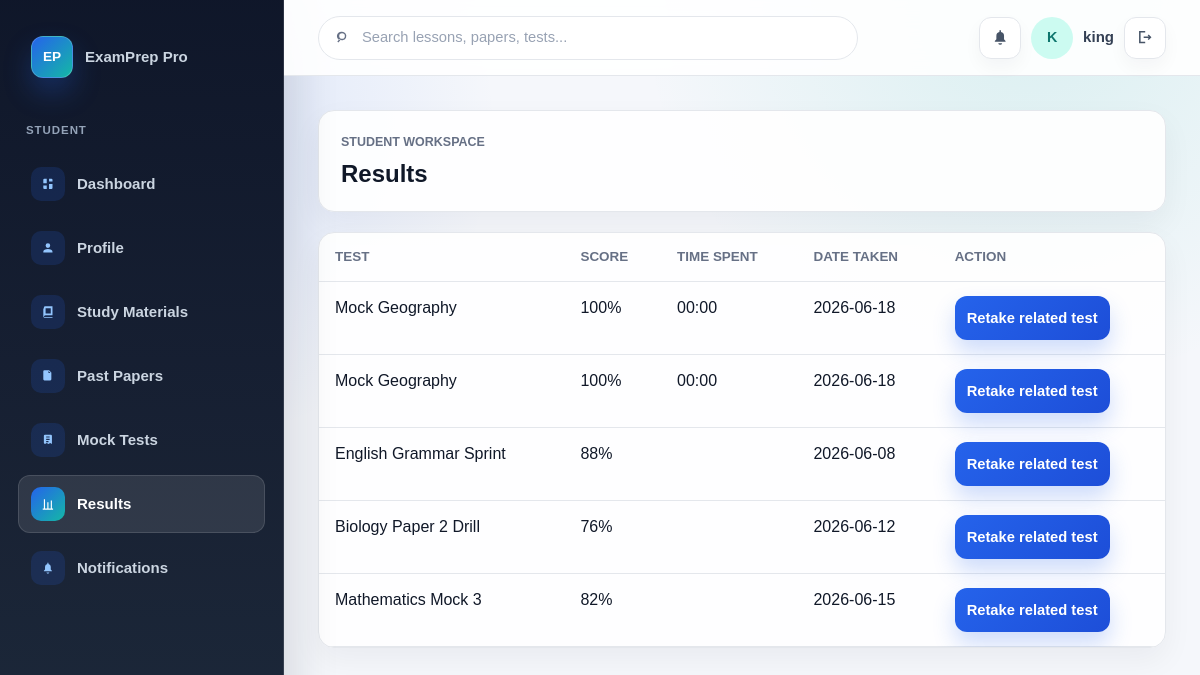
The app's page /student/results (signed in) with its own data.
### tables this page shows
CREATE TABLE results (
            id INTEGER PRIMARY KEY AUTOINCREMENT,
            test TEXT NOT NULL,
            score TEXT DEFAULT '',
            date TEXT NOT NULL,
            time_spent TEXT DEFAULT '',
            remark TEXT DEFAULT ''
        , user_email TEXT DEFAULT '', subject TEXT DEFAULT '');

### app.py (the view)
@app.route("/student/results")
@login_required("student")
def student_results():
    return render_template("student/results.html", title="Results", results=RECENT_RESULTS)

### app.py (called while the page is built)
def get_db():
    if "db" not in g:
        g.db = sqlite3.connect(app.config["DATABASE"])
        g.db.row_factory = sqlite3.Row
        g.db.execute("PRAGMA foreign_keys = ON")
    return g.db

def db_all(sql, params=()):
    return get_db().execute(sql, params).fetchall()

def dashboard_for_role(role):
    return "admin_dashboard" if role == "admin" else "student_dashboard"

def login_required(role=None):
    def decorator(view):
        @wraps(view)
        def wrapped_view(*args, **kwargs):
            user_role = session.get("user_role")
            if not user_role:
                session["auth_next"] = next_path_for_request()
                return redirect(url_for("register", next=session["auth_next"]))
            if role and user_role != role:
                return redirect(url_for(dashboard_for_role(user_role)))
            return view(*args, **kwargs)
        return wrapped_view
    return decorator

@app.context_processor
def inject_navigation():
    current_user_name = session.get("user_name", "Student User")
    current_user_initials = "".join(part[:1] for part in current_user_name.split()[:2]).upper() or "SU"
    return {
        "public_nav": PUBLIC_NAV,
        "student_nav": STUDENT_NAV,
        "admin_nav": ADMIN_NAV,
        "current_user_role": session.get("user_role"),
        "current_user_name": current_user_name,
        "current_user_initials": current_user_initials,
        "current_dashboard_endpoint": dashboard_for_role(session.get("user_role", "student")),
    }

    def __getattr__(self, key):
        try:
            return self[key]
        except KeyError as exc:
            raise AttributeError(key) from exc

    def _record_from_row(self, row):
        return DbRecord(self, dict(row))

    def _rows(self):
        return db_all(f"SELECT * FROM {self.table} ORDER BY {self.order_by}")

    def __iter__(self):
        return (self._record_from_row(row) for row in self._rows())

### templates/student/results.html
{% extends "base.html" %}
{% from "macros.html" import student_shell with context %}
{% block content %}
{% call student_shell(title) %}
    <div class="table-card">
        <table>
            <thead><tr><th>Test</th><th>Score</th><th>Time Spent</th><th>Date Taken</th><th>Action</th></tr></thead>
            <tbody>
                {% for result in results %}
                    <tr>
                        <td>{{ result.test }}</td>
                        <td>{{ result.score }}</td>
                        <td>{{ result.time_spent|default("-") }}</td>
                        <td>{{ result.date[:10] }}</td>
                        <td><a href="{{ url_for('student_mock_tests') }}" class="button button-small">Retake related test</a></td>
                    </tr>
                {% endfor %}
            </tbody>
        </table>
    </div>
{% endcall %}
{% endblock %}

### static/css/styles.css (style rules this page uses)
:root { --bg: #3b82f6; --surface: #ffffff; --surface-strong: #eef5f8; --text: #172033; --muted: #667085; --line: #d9e2ec; --primary: #0f766e; --primary-dark: #115e59; --accent: #b45309; --danger: #b42318; --shadow: 0 16px 40px rgba(18, 38, 63, 0.08); }
* { box-sizing: border-box; }
body { margin: 0; font-family: Arial, Helvetica, sans-serif; font-size: 16px; color: var(--text); background: var(--bg); line-height: 1.5; }
a { color: var(--primary-dark); text-decoration: none; }
.button { display: inline-flex; align-items: center; justify-content: center; min-height: 44px; border: 1px solid #3c4bb5; border-radius: 8px; padding: 10px 16px; color: #ffffff; background: #3c4bb5; font-weight: 800; cursor: pointer; }
.button-small { min-height: 38px; padding: 8px 12px; font-size: 0.92rem; }
.hero-panel, .panel, .form-card, .table-card, .subject-grid article, .feature-grid article, .stats-grid article { border: 1px solid var(--line); border-radius: 8px; background: var(--surface); box-shadow: var(--shadow); }
.table-card { overflow-x: auto; }
table { width: 100%; border-collapse: collapse; }
th, td { border-bottom: 1px solid var(--line); padding: 14px 16px; text-align: left; vertical-align: top; }
th { color: var(--muted); font-size: 0.84rem; text-transform: uppercase; }
body.app-page { --bg: #eef3ff; --surface: #ffffff; --surface-strong: #f7f9ff; --text: #1f2537; --muted: #52687a; --line: #d9e1f2; --primary: #3c4bb5; --primary-dark: #222985; --accent: #f28b24; --shadow: 0 16px 38px rgba(31, 37, 55, 0.08); min-height: 100vh; background: var(--bg); }
.dashboard-cards article, .app-page .panel, .app-page .table-card, .app-page .form-card { border: 1px solid var(--line); border-radius: 12px; background: #ffffff; box-shadow: none; }
.app-page .button { border-color: #3c4bb5; background: #3c4bb5; }
body.app-page { --bg: #f5f7fb; --surface: #ffffff; --surface-strong: #f8fafc; --text: #101828; --muted: #667085; --line: #e4e7ec; --primary: #2563eb; --primary-dark: #1d4ed8; --accent: #f97316; --danger: #d92d20; --shadow: 0 18px 40px rgba(16, 24, 40, 0.08); min-height: 100vh; background: radial-gradient(circle at 86% 0%, rgba(20, 184, 166, 0.12), transparent 30%), radial-gradient(circle at 15% 16%, rgba(37, 99, 235, 0.12), transparent 26%), var(--bg); }
.app-section-heading, .app-page .panel, .app-page .table-card, .app-page .form-card { border: 1px solid var(--line); border-radius: 16px; background: rgba(255, 255, 255, 0.92); box-shadow: 0 12px 30px rgba(16, 24, 40, 0.05); }
.app-page .button { gap: 10px; min-height: 44px; border: 0; border-radius: 12px; color: #ffffff; background: linear-gradient(135deg, #2563eb, #1d4ed8); box-shadow: 0 12px 22px rgba(37, 99, 235, 0.22); }

### records on screen
results: test "Mock Geography", score "100%", time_spent "00:00", date "2026-06-18"
results: test "Mock Geography", score "100%", time_spent "00:00", date "2026-06-18"
results: test "English Grammar Sprint", score "88%", date "2026-06-08"
results: test "Biology Paper 2 Drill", score "76%", date "2026-06-12"
results: test "Mathematics Mock 3", score "82%", date "2026-06-15"

### other values on screen
{{ label }} "Dashboard" "Profile" "Study Materials" "Past Papers" "Mock Tests" "Results" "Notifications"
{{ current_user_initials }} "K"
{{ current_user_name }} "king"
{{ title }} "Results"
